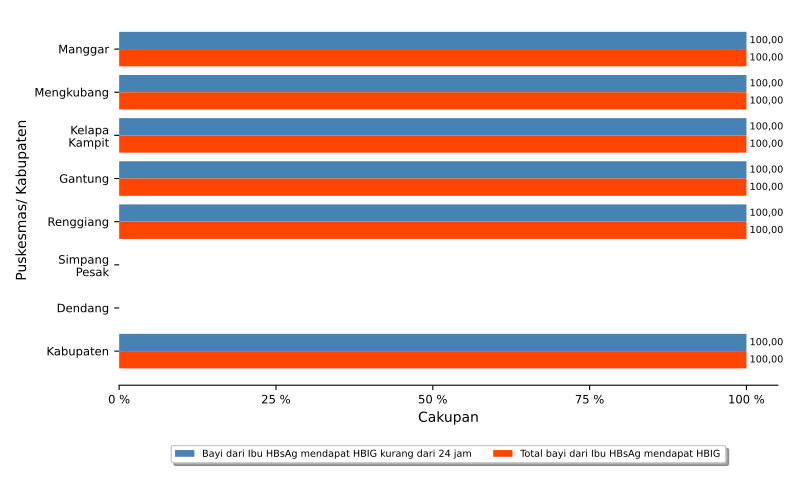

The script that saved this image:
import numpy as np
import matplotlib.pyplot as plt
import pandas
from textwrap import wrap
from matplotlib.ticker import FuncFormatter
import locale
locale.setlocale(locale.LC_ALL, 'id_ID.UTF8')

import sys, os, inspect
currentdir = os.path.dirname(os.path.abspath(inspect.getfile(inspect.currentframe())))
parentdir = os.path.dirname(currentdir)
sys.path.insert(0, parentdir)

berkasData = currentdir +'\\bab_06_05b_dataBayiHBIG.csv'
berkasSimpan = currentdir +'\\bab_06_05b_bayiHBIG.pdf'
# judulDiagram = 'Bayi dari Ibu Hamil HB mendapat HBIG\nTahun 2022'
sumbuX = 'Cakupan'
sumbuY = 'Puskesmas/ Kabupaten'
labelBar1 = 'Bayi dari Ibu HBsAg mendapat HBIG kurang dari 24 jam'
labelBar2 = 'Total bayi dari Ibu HBsAg mendapat HBIG'
tickerSumbuX = np.arange(0,110,25)

# read data file
colnames = ['puskesmas','bayiHBIG24','bayiHBIGtotal']
data = pandas.read_csv(berkasData, names=colnames, sep=';')
puskesmas = data.puskesmas.tolist()
bar1 = data.bayiHBIG24.tolist()
bar2 = data.bayiHBIGtotal.tolist()

ind = np.arange(len(puskesmas))  # the x locations for the groups
width = 0.4      # the width of the bars

# make bars
fig, ax = plt.subplots()
rects1 = ax.barh(ind, bar1, width, color='steelblue', label = labelBar1)
rects2 = ax.barh(ind + width, bar2, width, color='orangered', label = labelBar2)

# add some text for labels, title and axes ticks
# ax.set_title(judulDiagram)
ax.set_xticks(tickerSumbuX)
ax.set_xlabel(sumbuX)
formatter = FuncFormatter(lambda x, pos: "{:n} %".format(x))
ax.xaxis.set_major_formatter(formatter)

ax.set_yticks(ind+0.5*width)
ax.set_yticklabels(list([ '\n'.join(wrap(l, 10)) for l in puskesmas ]))
ax.set_ylabel(sumbuY)
ax.invert_yaxis()

ax.tick_params(axis='both', which='major', labelsize='small')
ax.tick_params(axis='y')
ax.spines['top'].set_visible(False)
ax.spines['right'].set_visible(False)
ax.spines['left'].set_visible(False)

# make legend box
box = ax.get_position()
ax.set_position([box.x0, box.y0 + box.height * 0.1, box.width, box.height * 0.9])
ax.legend(fontsize='x-small', loc='upper center', bbox_to_anchor=(0.5, -0.15), fancybox=True, shadow=True, ncol=2)

# add data label
for i, v in enumerate(bar1):
    ax.text(v+0.5, i, '{:n}'.format(v), ha='left', va='center', fontsize='x-small')
for i, v in enumerate(bar2):
    ax.text(v+0.5, i+width, '{:n}'.format(v), ha='left', va='center', fontsize='x-small')
    
# finishing
pyrfig = plt.figure(1)
pyrfig.set_figwidth(8)
pyrfig.set_figheight(5)
# tight_layout to make consistent size
# adjust subplot to make room for legend
fig.subplots_adjust(bottom=-0.15)
plt.tight_layout()
plt.savefig(berkasSimpan)
plt.close(pyrfig)
# plt.show()
